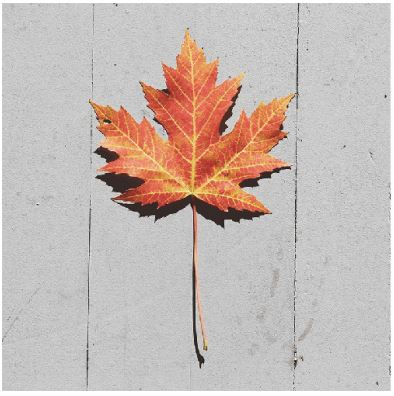
#> input picture imagem/folha.JPG, 394 x 396 px, found by its file name
$ python rotacao.py
#> lines starting #> are read from the running program, lines starting #| are printed output that depends on the picture
# fazendo a rotação de uma imagem com o metodos
#getRotataionMatrix2D e  o warpAffine

import cv2
import numpy as np

imagem = cv2.imread('./imagem/folha.jpg', 0)
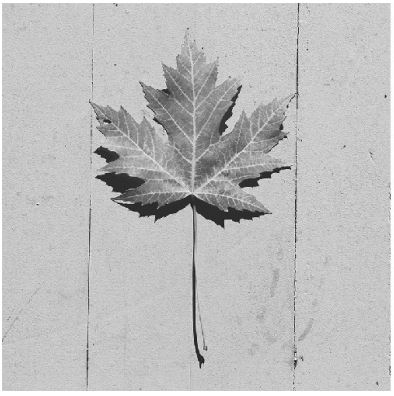
#> imagem: shape (396, 394); min 14, max 255, mean 189.5
totalLinhas, totalColunas = imagem.shape
#> totalLinhas = 396; totalColunas = 394
matriz = cv2.getRotationMatrix2D(
    (totalColunas/2, totalLinhas/2), 90, 1
)
#> matriz = [[6.12e-17, 1, -1], [-1, 6.12e-17, 395]]

imagemRotacionada = cv2.warpAffine(
    imagem,
    matriz,
    (totalColunas, totalLinhas)
)
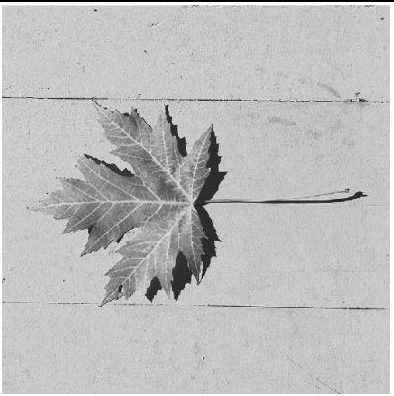
#> imagemRotacionada: shape (396, 394); min 0, max 255, mean 188.3

#Para salvar a imagem modificada
#cv2.imwrite('./imagem/Folha90graus.jpg', imagemRotacionada)
cv2.imshow("Resultado", imagemRotacionada)


cv2.waitKey()
cv2.destroyAllWindows()
